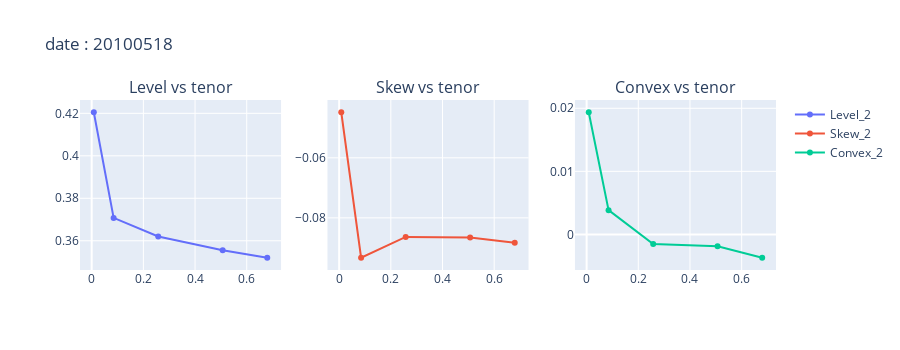

Notebook code for this chart:
### Code cell
plot_params_vs_tenor("20100518")

### Figure 1 — Plotly figure (JSON) as saved in the notebook; plotly's stock layout.template omitted (floating-point values rounded to 4 significant figures)
{"data": [{"mode": "markers+lines", "name": "Level_2", "type": "scatter", "x": [0.008219, 0.08493, 0.2575, 0.5068, 0.6795], "xaxis": "x", "y": [0.4205, 0.3708, 0.362, 0.3555, 0.352], "yaxis": "y"}, {"mode": "markers+lines", "name": "Skew_2", "type": "scatter", "x": [0.008219, 0.08493, 0.2575, 0.5068, 0.6795], "xaxis": "x2", "y": [-0.04483, -0.09329, -0.08636, -0.08652, -0.08833], "yaxis": "y2"}, {"mode": "markers+lines", "name": "Convex_2", "type": "scatter", "x": [0.008219, 0.08493, 0.2575, 0.5068, 0.6795], "xaxis": "x3", "y": [0.01937, 0.003849, -0.001525, -0.001888, -0.003703], "yaxis": "y3"}], "layout": {"annotations": [{"font": {"size": 16}, "showarrow": false, "text": "Level vs tenor", "x": 0.1444, "xanchor": "center", "xref": "paper", "y": 1, "yanchor": "bottom", "yref": "paper"}, {"font": {"size": 16}, "showarrow": false, "text": "Skew vs tenor", "x": 0.5, "xanchor": "center", "xref": "paper", "y": 1, "yanchor": "bottom", "yref": "paper"}, {"font": {"size": 16}, "showarrow": false, "text": "Convex vs tenor", "x": 0.8556, "xanchor": "center", "xref": "paper", "y": 1, "yanchor": "bottom", "yref": "paper"}], "height": 350, "title": {"text": "date : 20100518"}, "xaxis": {"anchor": "y", "domain": [0, 0.2889]}, "xaxis2": {"anchor": "y2", "domain": [0.3556, 0.6444]}, "xaxis3": {"anchor": "y3", "domain": [0.7111, 1]}, "yaxis": {"anchor": "x", "domain": [0, 1]}, "yaxis2": {"anchor": "x2", "domain": [0, 1]}, "yaxis3": {"anchor": "x3", "domain": [0, 1]}}}
